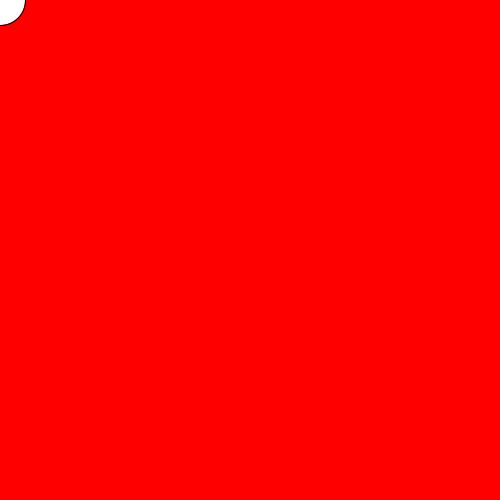
Frame 1 (no input)
Frame 60 (the mouse pressed at the canvas centre just before this capture): identical to frame 1, image omitted
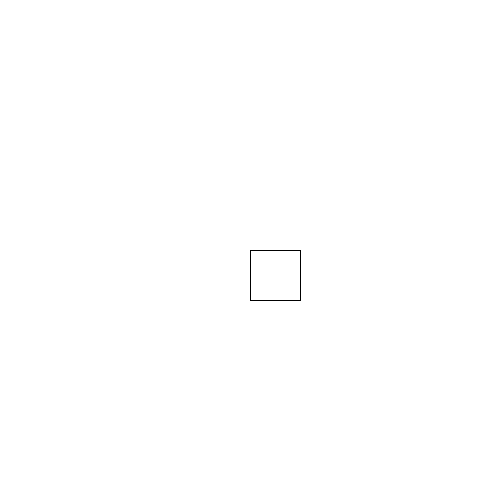
Frame 120 (the mouse held since frame 60 and released just before this capture)

The Processing sketch that drew these frames (run headless with seeded random() and noise(); from frame 60 on, the mouse is pressed at the canvas centre):

// Processing sketch: nested_if
// ── nested_if.pde
void setup(){
size(500, 500);
}

void draw(){
if (mouseX<200){
    if (mouseY<200){
      background(#ff0000);
    } else {
        background(#ffff00);
    }
  } else if (mouseX>300 && mouseY>300){
    background(#00ff00);
  } else {
  
    background(#ffffff);
  }

  if (mouseX<200 || mouseX>400){
    ellipse(mouseX, mouseY, 50,50);
  } else{
    rect(mouseX, mouseY,50,50);
  }
}
